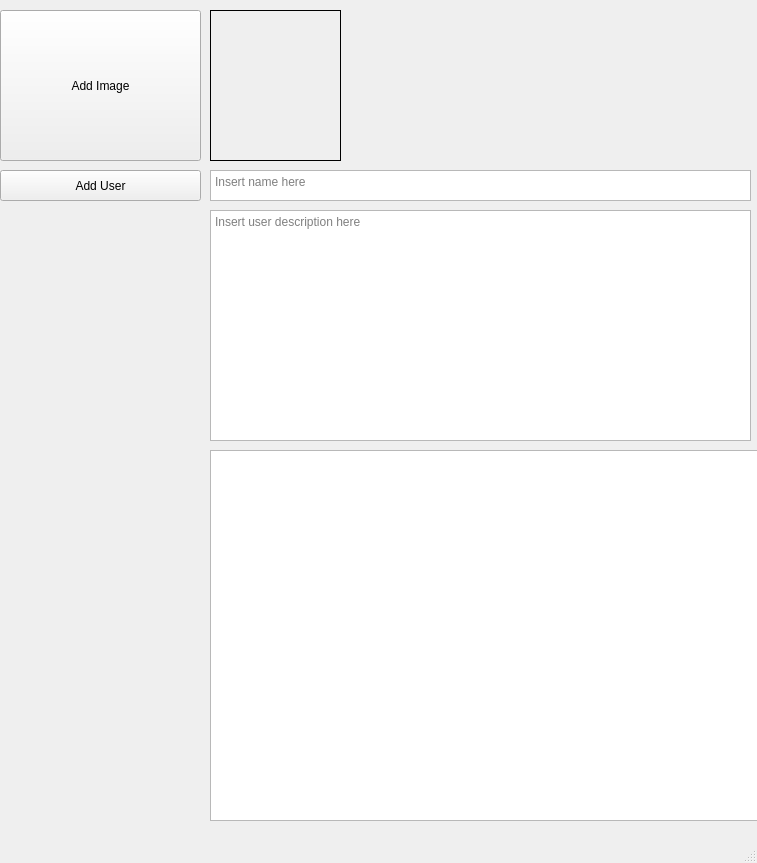
<?xml version="1.0" encoding="UTF-8"?>
<ui version="4.0">
 <class>MainWindow</class>
 <widget class="QMainWindow" name="MainWindow">
  <property name="geometry">
   <rect>
    <x>0</x>
    <y>0</y>
    <width>757</width>
    <height>863</height>
   </rect>
  </property>
  <property name="windowTitle">
   <string>MainWindow</string>
  </property>
  <widget class="QWidget" name="centralwidget">
   <widget class="QPushButton" name="PushButton_AddImage">
    <property name="geometry">
     <rect>
      <x>0</x>
      <y>10</y>
      <width>201</width>
      <height>151</height>
     </rect>
    </property>
    <property name="text">
     <string>Add Image</string>
    </property>
   </widget>
   <widget class="QTextEdit" name="CVUserDescription">
    <property name="geometry">
     <rect>
      <x>210</x>
      <y>210</y>
      <width>541</width>
      <height>231</height>
     </rect>
    </property>
    <property name="documentTitle">
     <string/>
    </property>
    <property name="html">
     <string>&lt;!DOCTYPE HTML PUBLIC &quot;-//W3C//DTD HTML 4.0//EN&quot; &quot;http://www.w3.org/TR/REC-html40/strict.dtd&quot;&gt;
&lt;html&gt;&lt;head&gt;&lt;meta name=&quot;qrichtext&quot; content=&quot;1&quot; /&gt;&lt;style type=&quot;text/css&quot;&gt;
p, li { white-space: pre-wrap; }
&lt;/style&gt;&lt;/head&gt;&lt;body style=&quot; font-family:'Ubuntu'; font-size:10pt; font-weight:400; font-style:normal;&quot;&gt;
&lt;p style=&quot;-qt-paragraph-type:empty; margin-top:0px; margin-bottom:0px; margin-left:0px; margin-right:0px; -qt-block-indent:0; text-indent:0px;&quot;&gt;&lt;br /&gt;&lt;/p&gt;&lt;/body&gt;&lt;/html&gt;</string>
    </property>
    <property name="placeholderText">
     <string>Insert user description here</string>
    </property>
   </widget>
   <widget class="QLabel" name="CVImage">
    <property name="geometry">
     <rect>
      <x>210</x>
      <y>10</y>
      <width>131</width>
      <height>151</height>
     </rect>
    </property>
    <property name="frameShape">
     <enum>QFrame::Box</enum>
    </property>
    <property name="text">
     <string/>
    </property>
   </widget>
   <widget class="QListWidget" name="QListWidgetCVList">
    <property name="geometry">
     <rect>
      <x>210</x>
      <y>450</y>
      <width>551</width>
      <height>371</height>
     </rect>
    </property>
   </widget>
   <widget class="QPushButton" name="PushButton_AddUser">
    <property name="enabled">
     <bool>true</bool>
    </property>
    <property name="geometry">
     <rect>
      <x>0</x>
      <y>170</y>
      <width>201</width>
      <height>31</height>
     </rect>
    </property>
    <property name="text">
     <string>Add User</string>
    </property>
   </widget>
   <widget class="QTextEdit" name="CVUserName">
    <property name="geometry">
     <rect>
      <x>210</x>
      <y>170</y>
      <width>541</width>
      <height>31</height>
     </rect>
    </property>
    <property name="html">
     <string>&lt;!DOCTYPE HTML PUBLIC &quot;-//W3C//DTD HTML 4.0//EN&quot; &quot;http://www.w3.org/TR/REC-html40/strict.dtd&quot;&gt;
&lt;html&gt;&lt;head&gt;&lt;meta name=&quot;qrichtext&quot; content=&quot;1&quot; /&gt;&lt;style type=&quot;text/css&quot;&gt;
p, li { white-space: pre-wrap; }
&lt;/style&gt;&lt;/head&gt;&lt;body style=&quot; font-family:'Ubuntu'; font-size:10pt; font-weight:400; font-style:normal;&quot;&gt;
&lt;p style=&quot;-qt-paragraph-type:empty; margin-top:0px; margin-bottom:0px; margin-left:0px; margin-right:0px; -qt-block-indent:0; text-indent:0px;&quot;&gt;&lt;br /&gt;&lt;/p&gt;&lt;/body&gt;&lt;/html&gt;</string>
    </property>
    <property name="placeholderText">
     <string>Insert name here</string>
    </property>
   </widget>
  </widget>
  <widget class="QMenuBar" name="menubar">
   <property name="geometry">
    <rect>
     <x>0</x>
     <y>0</y>
     <width>757</width>
     <height>22</height>
    </rect>
   </property>
  </widget>
  <widget class="QStatusBar" name="statusbar"/>
 </widget>
 <resources/>
 <connections/>
</ui>
